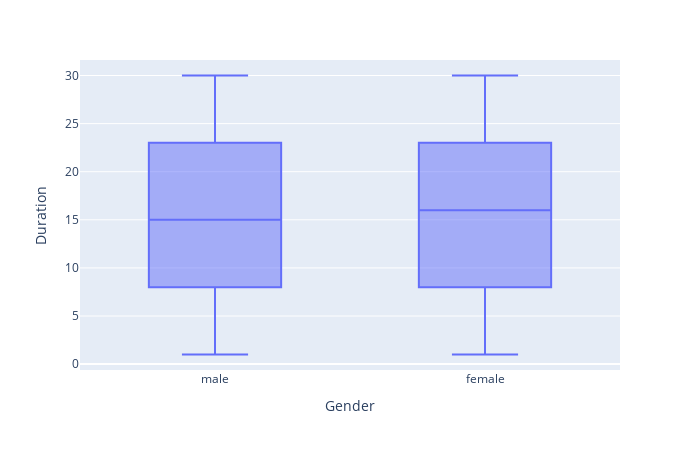

This figure's notebook cell:
### Markdown cell above
* As we can see, number of females are slightly higher than man but this distinction is not significant.we can say, in general, they are equal.


\
In this section, lets compare the exercise duration between males and females.

### Code cell
fig = px.box(exercise_train_data , x= "Gender" , y = "Duration")

fig.update_layout(      
    width=700,
    height=450,
)

fig.show()

### Figure 1 — Plotly figure (JSON) as saved in the notebook; plotly's stock layout.template omitted (floating-point values rounded to 4 significant figures; data arrays with more than 128 entries replaced by an {"elided": "..."} marker saying what was removed)
{"data": [{"alignmentgroup": "True", "hovertemplate": "Gender=%{x}<br>Duration=%{y}<extra></extra>", "legendgroup": "", "marker": {"color": "#636efa"}, "name": "", "notched": false, "offsetgroup": "", "orientation": "v", "showlegend": false, "type": "box", "x": {"elided": "12000 str values"}, "x0": " ", "xaxis": "x", "y": {"elided": "12000 float values"}, "y0": " ", "yaxis": "y"}], "layout": {"boxmode": "group", "height": 450, "legend": {"tracegroupgap": 0}, "margin": {"t": 60}, "width": 700, "xaxis": {"anchor": "y", "domain": [0, 1], "title": {"text": "Gender"}}, "yaxis": {"anchor": "x", "domain": [0, 1], "title": {"text": "Duration"}}}}
